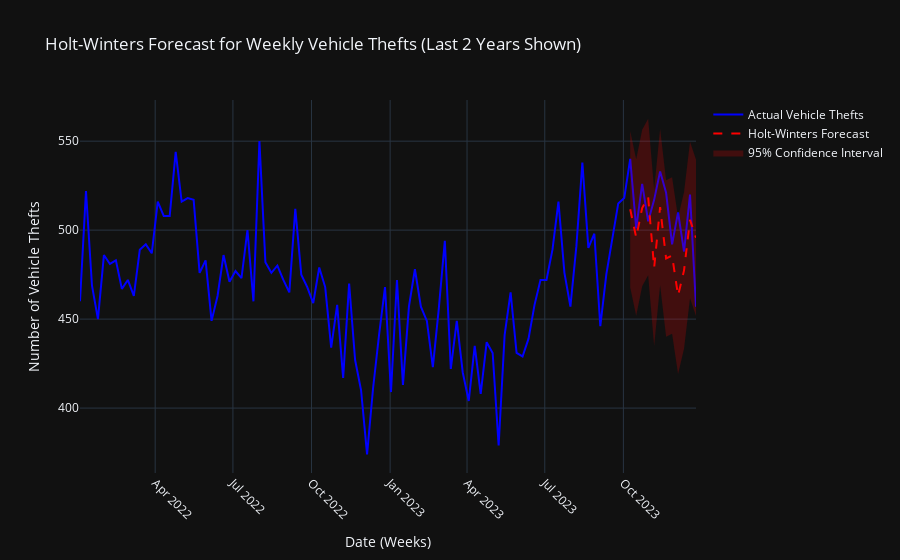

Notebook code cell kept with this figure:
### Code cell
import plotly.graph_objects as go
import numpy as np
import pandas as pd
from statsmodels.tsa.holtwinters import ExponentialSmoothing

# Ensure the index is datetime
df_clean.index = pd.to_datetime(df_clean.index)

# Train-test split: Exclude the last 12 weeks for training
train_data = df_clean.iloc[:-12]  # All but the last 12 weeks
test_data = df_clean.iloc[-12:]   # Last 12 weeks for testing

# Fit Holt-Winters Exponential Smoothing model
hw_model = ExponentialSmoothing(
    train_data["count"],  # Use the "count" column
    trend="add",          # Additive trend
    seasonal="add",       # Additive seasonality
    seasonal_periods=52   # 52 weeks in a year (for weekly data)
).fit()

# Forecast the next 12 weeks
forecast_values = hw_model.forecast(steps=12)

# Estimate confidence intervals using residual standard deviation
residuals = train_data["count"] - hw_model.fittedvalues
std_dev = np.std(residuals)
confidence_interval = 1.96 * std_dev  # 95% Confidence Interval

# Convert forecasted values to a Pandas Series with correct weekly index
forecast_series = pd.Series(forecast_values.values, index=test_data.index)

# Select the last 2 years of actual data for plotting
df_last2years = df_clean.iloc[-104:]  # Show last 104 weeks (2 years)

# Create the figure
fig = go.Figure()

# **1. Actual Data - Blue Line**
fig.add_trace(go.Scatter(
    x=df_last2years.index,
    y=df_last2years["count"],
    mode='lines',
    name='Actual Vehicle Thefts',
    line=dict(color='blue')
))

# **2. Forecasted Data - Red Dashed Line**
fig.add_trace(go.Scatter(
    x=forecast_series.index,
    y=forecast_series,
    mode='lines',
    name='Holt-Winters Forecast',
    line=dict(color='red', dash='dash')
))

# **3. Confidence Interval - Shaded Region**
fig.add_trace(go.Scatter(
    x=forecast_series.index.tolist() + forecast_series.index[::-1].tolist(),
    y=(forecast_series + confidence_interval).tolist() + (forecast_series - confidence_interval)[::-1].tolist(),
    fill='toself',
    fillcolor='rgba(255, 0, 0, 0.2)',  # Light red shading
    line=dict(color='rgba(255,255,255,0)'),
    name='95% Confidence Interval'
))

# **Customize Layout**
fig.update_layout(
    title="Holt-Winters Forecast for Weekly Vehicle Thefts (Last 2 Years Shown)",
    xaxis_title="Date (Weeks)",
    yaxis_title="Number of Vehicle Thefts",
    template="plotly_dark",
    xaxis=dict(
        tickformat="%b %Y",  # Show month & year on X-axis
        tickangle=45,        # Rotate labels
        tickmode="auto"
    ),
    yaxis=dict(showgrid=True),
    hovermode="x unified"  # Show all values on hover
)

# Show the plot
fig.show()
